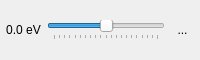
  <widget class="QDockWidget" name="exposureWidget">
   <property name="minimumSize">
    <size>
     <width>114</width>
     <height>60</height>
    </size>
   </property>
   <property name="maximumSize">
    <size>
     <width>524287</width>
     <height>60</height>
    </size>
   </property>
   <property name="windowTitle">
    <string>Exposure correction</string>
   </property>
   <attribute name="dockWidgetArea">
    <number>1</number>
   </attribute>
   <widget class="QWidget" name="dockWidgetContents_6">
    <layout class="QGridLayout" name="gridLayout_7">
     <property name="leftMargin">
      <number>6</number>
     </property>
     <property name="topMargin">
      <number>6</number>
     </property>
     <property name="rightMargin">
      <number>6</number>
     </property>
     <property name="bottomMargin">
      <number>6</number>
     </property>
     <property name="spacing">
      <number>6</number>
     </property>
     <item row="0" column="0">
      <widget class="QLabel" name="lblEV">
       <property name="text">
        <string>0.0 eV</string>
       </property>
       <property name="alignment">
        <set>Qt::AlignCenter</set>
       </property>
      </widget>
     </item>
     <item row="0" column="1">
      <widget class="QSlider" name="sldEV">
       <property name="minimum">
        <number>-500</number>
       </property>
       <property name="maximum">
        <number>500</number>
       </property>
       <property name="singleStep">
        <number>1</number>
       </property>
       <property name="pageStep">
        <number>50</number>
       </property>
       <property name="orientation">
        <enum>Qt::Horizontal</enum>
       </property>
       <property name="tickPosition">
        <enum>QSlider::TicksBelow</enum>
       </property>
       <property name="tickInterval">
        <number>50</number>
       </property>
      </widget>
     </item>
     <item row="0" column="2">
      <widget class="QToolButton" name="btnResetEV">
       <property name="minimumSize">
        <size>
         <width>23</width>
         <height>22</height>
        </size>
       </property>
       <property name="maximumSize">
        <size>
         <width>23</width>
         <height>22</height>
        </size>
       </property>
       <property name="text">
        <string>...</string>
       </property>
       <property name="icon">
        <iconset resource="Resorces.qrc">
         <normaloff>:/res/reset.svg</normaloff>:/res/reset.svg</iconset>
       </property>
       <property name="autoRaise">
        <bool>true</bool>
       </property>
      </widget>
     </item>
    </layout>
   </widget>
  </widget>
